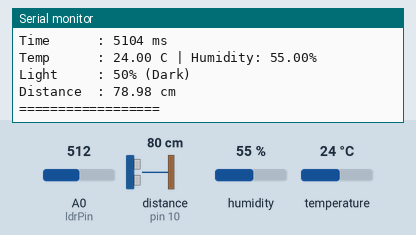
Bench run of a sketch on a simulated Arduino Uno, built with avr-gcc and run on an emulated ATmega328P. On the bench: the last lines printed to the serial monitor. Wiring (inferred from the names in the program): ultrasonic range finder: trigger pin 9; echo pin 10. Inputs (shaded band) come from the test bench; at power-on: A0 (ldrPin) = 512, distance to the obstacle (sensor on pin 10) 80 cm, humidity 55 %, temperature 24 °C. The echo pulse lasts 58.3 µs per cm.

Above: at 5.8 s.
5.9 s: A0 (ldrPin) set to 716
At 10.31 s:
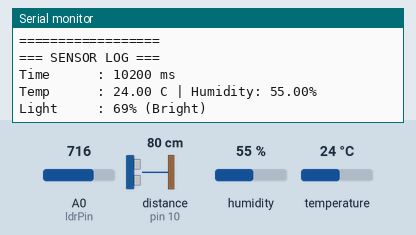
16.8 s: distance to the obstacle (sensor on pin 10) set to 2 cm
At 21.0 s:
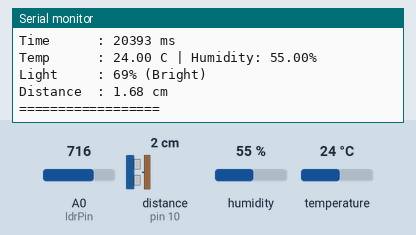
22.9 s: humidity set to 22 %
At 27.1 s:
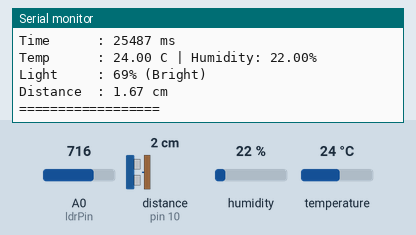
29.0 s: temperature set to 12 °C
At 30.69 s:
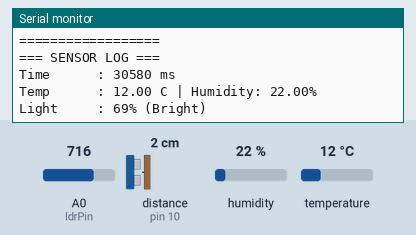
35.1 s: distance to the obstacle (sensor on pin 10) set to 299 cm
At 36.3 s:
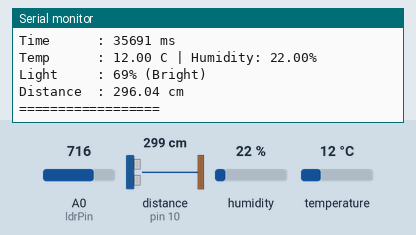
46.0 s: A0 (ldrPin) set to 992
At 51.7 s:
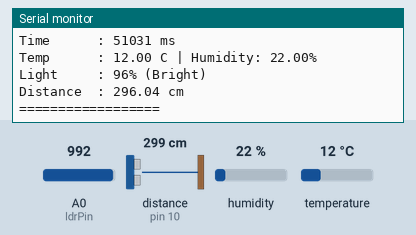
Timing chart, 0 to 53.1 s (numbered marks = the images above; inputs shaded):
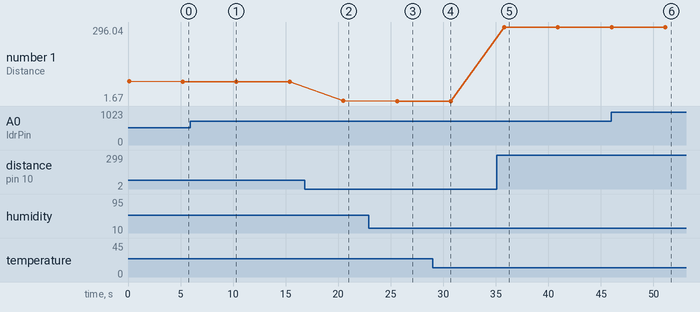

Measured:
- after the input at 5.9 s, the serial monitor: prints a new line after 4.4 s (image 1)
- after the input at 16.8 s, the serial monitor: prints a new line after 3.6 s (image 2)
- after the input at 22.9 s, the serial monitor: prints a new line after 2.6 s (image 3)
- after the input at 29.0 s, the serial monitor: prints a new line after 1.6 s (image 4)
- after the input at 35.1 s, the serial monitor: prints a new line after 0.61 s (image 5)
- after the input at 46.0 s, the serial monitor: prints a new line after 5.1 s (image 6)
- plotted number 1: 78.98 → 1.68 after the input at 16.8 s, 1.68 → 1.67 after the input at 22.9 s, 1.67 → 296.04 after the input at 35.1 s

The sketch:

multi_sensor_logger.ino
```cpp
#include <DHT.h>

#define DHTPIN 2
#define DHTTYPE DHT22

DHT dht(DHTPIN, DHTTYPE);

const int trigPin = 9;
const int echoPin = 10;
const int ldrPin = A0;

void setup() {

  Serial.begin(9600);

  dht.begin();

  pinMode(trigPin, OUTPUT);
  pinMode(echoPin, INPUT);

}

void loop() {

  float humidity = dht.readHumidity();
  float tempC = dht.readTemperature();

  int lightRaw = analogRead(ldrPin);

  int lightPercent = map(lightRaw,0,1023,0,100);

  digitalWrite(trigPin,LOW);
  delayMicroseconds(2);

  digitalWrite(trigPin,HIGH);
  delayMicroseconds(10);

  digitalWrite(trigPin,LOW);

  long duration = pulseIn(echoPin,HIGH);

  float distance = (duration*0.034)/2;

  Serial.println("=== SENSOR LOG ===");

  Serial.print("Time      : ");
  Serial.print(millis());
  Serial.println(" ms");

  Serial.print("Temp      : ");
  Serial.print(tempC);
  Serial.print(" C | Humidity: ");
  Serial.print(humidity);
  Serial.println("%");

  Serial.print("Light     : ");
  Serial.print(lightPercent);
  Serial.print("% ");

  if(lightPercent>60)
      Serial.println("(Bright)");
  else
      Serial.println("(Dark)");

  Serial.print("Distance  : ");
  Serial.print(distance);
  Serial.println(" cm");

  Serial.println("==================");

  delay(5000);

}
```
